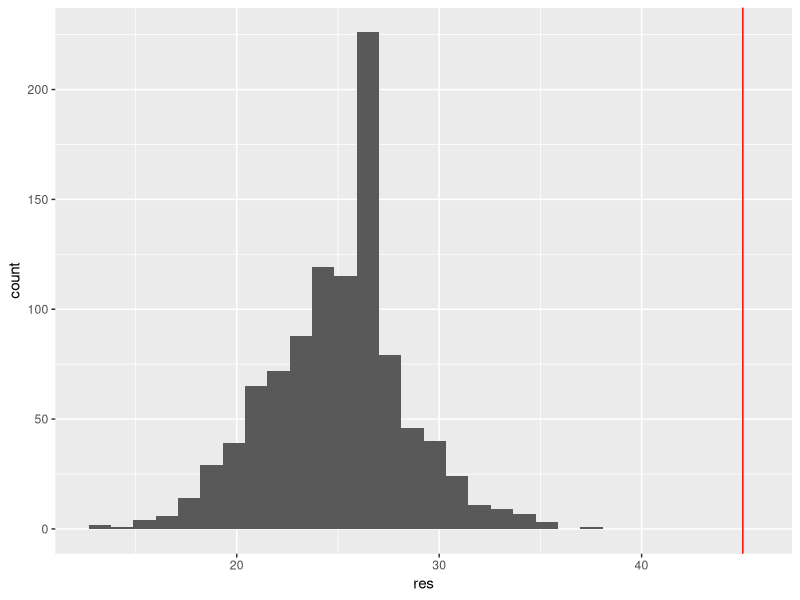
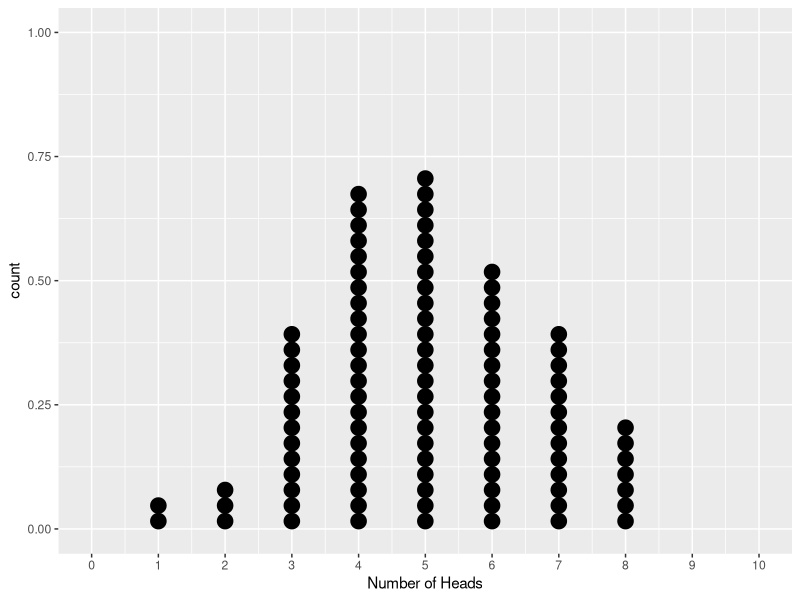

R code for these plots, in order:
## ---- chunk 1
knitr::opts_chunk$set(echo = TRUE)
## ---- chunk 2
library(tidyverse)
## ---- chunk 3
set.seed(256)

M <- 1000         # number of replications
mypi <- 0.5       # population parameter (under the null hypothesis)
n <- 50           # sample size
n.succ <- 45      # number of successes 
myphat <- n.succ / n   # observed statistic (proportion of "successes") 

RES <- data.frame(res = rep(NA, M))  # create a data frame to hold the results of the simulation

for(rep in 1:M){
  myobs <- rbinom(1, n, mypi)
  RES$res[rep] <- myobs
}

# plot a histogram of the results
RES %>% ggplot(aes(x = res)) + geom_histogram() + 
  geom_vline(xintercept = n.succ, color = "red")

# estimate p-value
sum(RES$res >= n.succ)
## ---- chunk 4
set.seed(2)
btoast <- data.frame(toast = rbinom(100, 10, 0.5))
btoast %>% ggplot(aes(x = toast)) + geom_dotplot(stackratio = 1.0, dotsize = 0.7) + labs(x = "Number of Heads") +scale_x_continuous(breaks= seq(0,10), limits = c(0,10))
